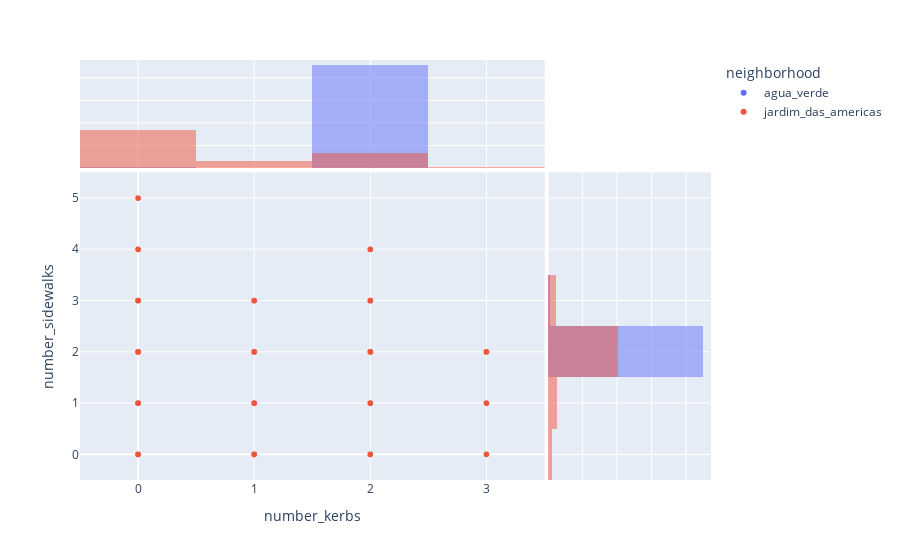

Notebook source saved alongside this figure:
### Code cell
px.scatter(gdf, x='number_kerbs',y='number_sidewalks',color='neighborhood',marginal_x='histogram',marginal_y='histogram')

### Figure 1 — Plotly figure (JSON) as saved in the notebook; plotly's stock layout.template omitted (floating-point values rounded to 4 significant figures; data arrays with more than 128 entries replaced by an {"elided": "..."} marker saying what was removed)
{"data": [{"hovertemplate": "neighborhood=agua_verde<br>number_kerbs=%{x}<br>number_sidewalks=%{y}<extra></extra>", "legendgroup": "agua_verde", "marker": {"color": "#636efa", "symbol": "circle"}, "mode": "markers", "name": "agua_verde", "showlegend": true, "type": "scattergl", "x": {"elided": "918 int values"}, "xaxis": "x", "y": {"elided": "918 int values"}, "yaxis": "y"}, {"alignmentgroup": "True", "bingroup": "x", "hovertemplate": "neighborhood=agua_verde<br>number_kerbs=%{x}<br>count=%{y}<extra></extra>", "legendgroup": "agua_verde", "marker": {"color": "#636efa"}, "name": "agua_verde", "offsetgroup": "agua_verde", "opacity": 0.5, "showlegend": false, "type": "histogram", "x": {"elided": "918 int values"}, "xaxis": "x3", "yaxis": "y3"}, {"alignmentgroup": "True", "bingroup": "y", "hovertemplate": "neighborhood=agua_verde<br>number_sidewalks=%{y}<br>count=%{x}<extra></extra>", "legendgroup": "agua_verde", "marker": {"color": "#636efa"}, "name": "agua_verde", "offsetgroup": "agua_verde", "opacity": 0.5, "showlegend": false, "type": "histogram", "xaxis": "x2", "y": {"elided": "918 int values"}, "yaxis": "y2"}, {"hovertemplate": "neighborhood=jardim_das_americas<br>number_kerbs=%{x}<br>number_sidewalks=%{y}<extra></extra>", "legendgroup": "jardim_das_americas", "marker": {"color": "#EF553B", "symbol": "circle"}, "mode": "markers", "name": "jardim_das_americas", "showlegend": true, "type": "scattergl", "x": {"elided": "542 int values"}, "xaxis": "x", "y": {"elided": "542 int values"}, "yaxis": "y"}, {"alignmentgroup": "True", "bingroup": "x", "hovertemplate": "neighborhood=jardim_das_americas<br>number_kerbs=%{x}<br>count=%{y}<extra></extra>", "legendgroup": "jardim_das_americas", "marker": {"color": "#EF553B"}, "name": "jardim_das_americas", "offsetgroup": "jardim_das_americas", "opacity": 0.5, "showlegend": false, "type": "histogram", "x": {"elided": "542 int values"}, "xaxis": "x3", "yaxis": "y3"}, {"alignmentgroup": "True", "bingroup": "y", "hovertemplate": "neighborhood=jardim_das_americas<br>number_sidewalks=%{y}<br>count=%{x}<extra></extra>", "legendgroup": "jardim_das_americas", "marker": {"color": "#EF553B"}, "name": "jardim_das_americas", "offsetgroup": "jardim_das_americas", "opacity": 0.5, "showlegend": false, "type": "histogram", "xaxis": "x2", "y": {"elided": "542 int values"}, "yaxis": "y2"}], "layout": {"barmode": "overlay", "legend": {"title": {"text": "neighborhood"}, "tracegroupgap": 0}, "margin": {"t": 60}, "xaxis": {"anchor": "y", "domain": [0, 0.7363], "title": {"text": "number_kerbs"}}, "xaxis2": {"anchor": "y2", "domain": [0.7413, 1], "matches": "x2", "showgrid": true, "showline": false, "showticklabels": false, "ticks": ""}, "xaxis3": {"anchor": "y3", "domain": [0, 0.7363], "matches": "x", "showgrid": true, "showticklabels": false}, "xaxis4": {"anchor": "y4", "domain": [0.7413, 1], "matches": "x2", "showgrid": true, "showline": false, "showticklabels": false, "ticks": ""}, "yaxis": {"anchor": "x", "domain": [0, 0.7326], "title": {"text": "number_sidewalks"}}, "yaxis2": {"anchor": "x2", "domain": [0, 0.7326], "matches": "y", "showgrid": true, "showticklabels": false}, "yaxis3": {"anchor": "x3", "domain": [0.7426, 1], "matches": "y3", "showgrid": true, "showline": false, "showticklabels": false, "ticks": ""}, "yaxis4": {"anchor": "x4", "domain": [0.7426, 1], "matches": "y3", "showgrid": true, "showline": false, "showticklabels": false, "ticks": ""}}}
